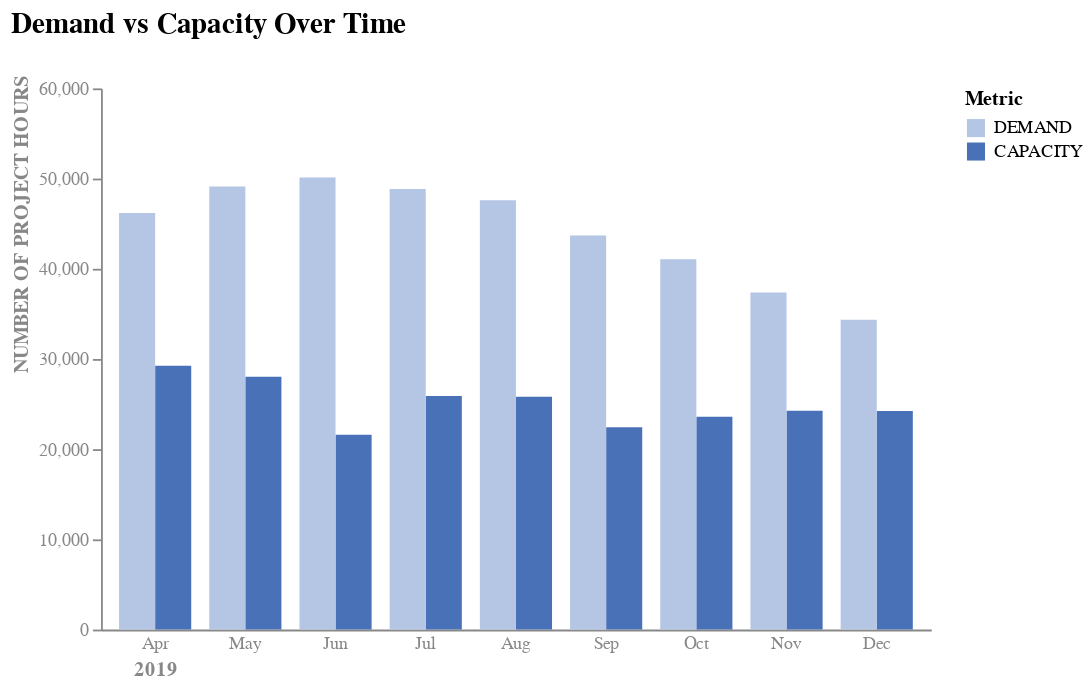

Notebook code cell kept with this figure:
### Code cell
# "filled" doesn't accept condition
# also the graph is bad so 

bar_table = table_2019[table_2019['Metric'].isin(['CAPACITY', 'DEMAND'])]

alt.Chart(bar_table, 
          title = alt.Title('Demand vs Capacity Over Time', anchor = 'start', offset = 20, fontSize = 16), 
          ).mark_bar().encode(
    y = alt.Y('Value', 
              axis = alt.Axis(grid = False, titleY = 75, labelColor = "#888888", titleColor = '#888888'), 
              scale = alt.Scale(domain = [0, 60000]), 
              title = "NUMBER OF PROJECT HOURS"),
    x = alt.X('month', 
              sort = None, 
              axis = alt.Axis(labelAngle = 0, titleX = 30, labelColor = '#888888', titleColor = '#888888', ticks = False), 
              title = "2019"),
    color = alt.Color('Metric', 
                      scale = alt.Scale(range = ['#b4c6e4', '#4871b7']),
                      sort = 'descending'),
    xOffset = alt.XOffset('Metric', sort = 'descending')
    ).configure_view(stroke = None)

### Figure 1 — Vega-Lite specification as saved in the notebook (floating-point values rounded to 4 significant figures)
{"config": {"view": {"continuousWidth": 300, "continuousHeight": 300, "stroke": null}}, "data": {"name": "data-f53bb01febd214e9ecb3cb7fbc625fc6"}, "mark": {"type": "bar"}, "encoding": {"color": {"field": "Metric", "scale": {"range": ["#b4c6e4", "#4871b7"]}, "sort": "descending", "type": "nominal"}, "x": {"axis": {"labelAngle": 0, "labelColor": "#888888", "ticks": false, "titleColor": "#888888", "titleX": 30}, "field": "month", "sort": null, "title": "2019", "type": "nominal"}, "xOffset": {"field": "Metric", "sort": "descending", "type": "nominal"}, "y": {"axis": {"grid": false, "labelColor": "#888888", "titleColor": "#888888", "titleY": 75}, "field": "Value", "scale": {"domain": [0, 60000]}, "title": "NUMBER OF PROJECT HOURS", "type": "quantitative"}}, "title": {"text": "Demand vs Capacity Over Time", "anchor": "start", "fontSize": 16, "offset": 20}, "$schema": "https://vega.github.io/schema/vega-lite/v5.8.0.json", "datasets": {"data-f53bb01febd214e9ecb3cb7fbc625fc6": [{"Metric": "CAPACITY", "Value": 29263, "year": 2019, "month": "Apr"}, {"Metric": "CAPACITY", "Value": 28037, "year": 2019, "month": "May"}, {"Metric": "CAPACITY", "Value": 21596, "year": 2019, "month": "Jun"}, {"Metric": "CAPACITY", "Value": 25895, "year": 2019, "month": "Jul"}, {"Metric": "CAPACITY", "Value": 25813, "year": 2019, "month": "Aug"}, {"Metric": "CAPACITY", "Value": 22427, "year": 2019, "month": "Sep"}, {"Metric": "CAPACITY", "Value": 23605, "year": 2019, "month": "Oct"}, {"Metric": "CAPACITY", "Value": 24263, "year": 2019, "month": "Nov"}, {"Metric": "CAPACITY", "Value": 24243, "year": 2019, "month": "Dec"}, {"Metric": "DEMAND", "Value": 46193, "year": 2019, "month": "Apr"}, {"Metric": "DEMAND", "Value": 49131, "year": 2019, "month": "May"}, {"Metric": "DEMAND", "Value": 50124, "year": 2019, "month": "Jun"}, {"Metric": "DEMAND", "Value": 48850, "year": 2019, "month": "Jul"}, {"Metric": "DEMAND", "Value": 47602, "year": 2019, "month": "Aug"}, {"Metric": "DEMAND", "Value": 43697, "year": 2019, "month": "Sep"}, {"Metric": "DEMAND", "Value": 41058, "year": 2019, "month": "Oct"}, {"Metric": "DEMAND", "Value": 37364, "year": 2019, "month": "Nov"}, {"Metric": "DEMAND", "Value": 34364, "year": 2019, "month": "Dec"}]}}
